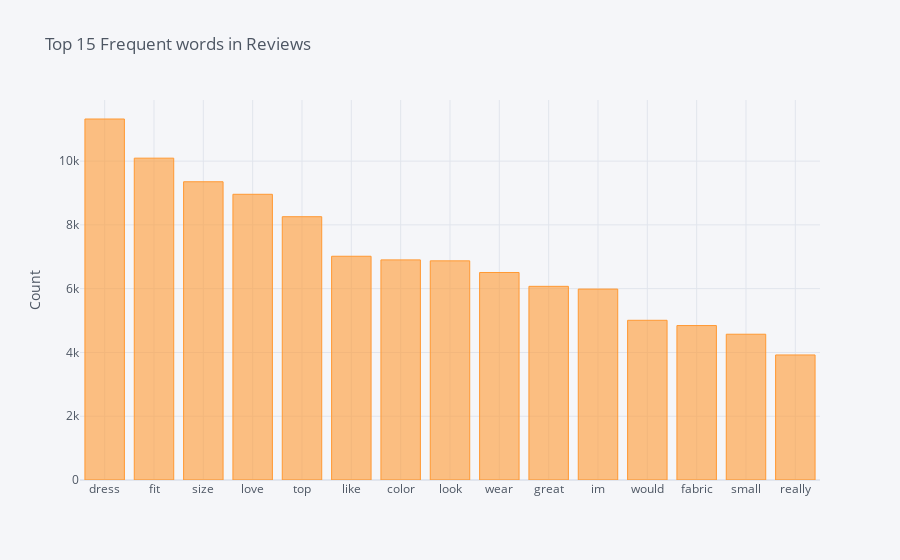

This figure's notebook cell:
### Code cell
# PLotting Unigrams (one word)
uniDf = pd.Series(nltk.ngrams(unigram_words, 1)).value_counts().to_frame().reset_index()
uniDf.columns = ['word','count']
uniDf['word'] = uniDf.word.apply(lambda x: x[0])
uniDf.head(15).iplot(kind='bar', x='word', y='count', yTitle='Count', title='Top 15 Frequent words in Reviews')

### Figure 1 — Plotly figure (JSON) as saved in the notebook; plotly's stock layout.template omitted (floating-point values rounded to 4 significant figures)
{"data": [{"marker": {"color": "rgba(255, 153, 51, 0.6)", "line": {"color": "rgba(255, 153, 51, 1.0)", "width": 1}}, "name": "count", "orientation": "v", "text": "", "type": "bar", "x": ["dress", "fit", "size", "love", "top", "like", "color", "look", "wear", "great", "im", "would", "fabric", "small", "really"], "y": [11320, 10092, 9352, 8959, 8256, 7016, 6902, 6872, 6507, 6073, 5987, 5008, 4843, 4571, 3921]}], "layout": {"legend": {"bgcolor": "#F5F6F9", "font": {"color": "#4D5663"}}, "paper_bgcolor": "#F5F6F9", "plot_bgcolor": "#F5F6F9", "title": {"font": {"color": "#4D5663"}, "text": "Top 15 Frequent words in Reviews"}, "xaxis": {"gridcolor": "#E1E5ED", "showgrid": true, "tickfont": {"color": "#4D5663"}, "title": {"font": {"color": "#4D5663"}, "text": ""}, "zerolinecolor": "#E1E5ED"}, "yaxis": {"gridcolor": "#E1E5ED", "showgrid": true, "tickfont": {"color": "#4D5663"}, "title": {"font": {"color": "#4D5663"}, "text": "Count"}, "zerolinecolor": "#E1E5ED"}}}
